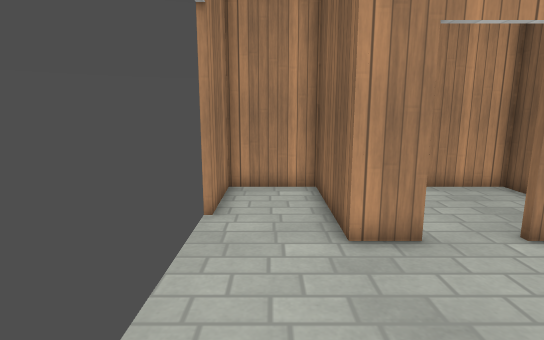
[1] (above)

14 first-person views from a walk through a level from a Godot 3-D game. The camera is 1.4 m above the floor, tilts 10° down and sees 80° across. The floor is counted in squares, 0.5 m on a side. Each view is taken from the middle of a square. On the plan, view 1 faces up. The plan holds only what a view shows up to about 20 squares ahead; the rest is blank. Surface patterns are stand-ins for the level's own textures.

[2]
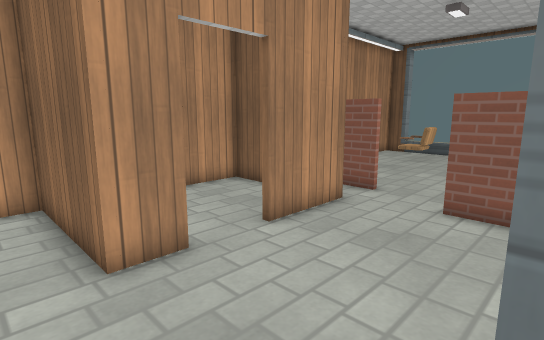

[3]
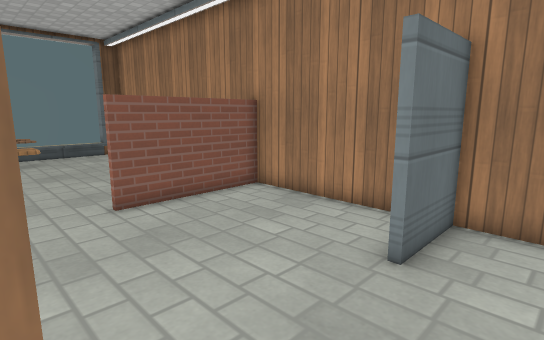

[4]
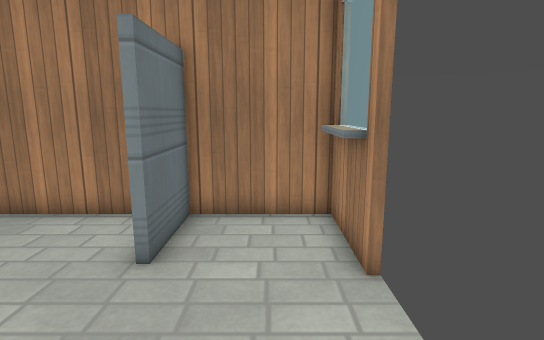

[5]
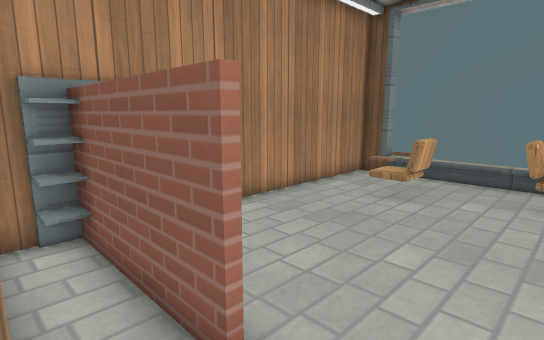

[6]
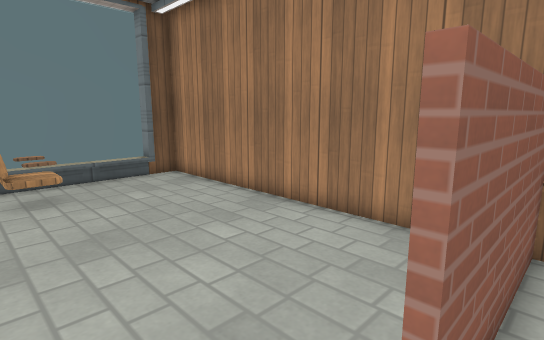

[7]
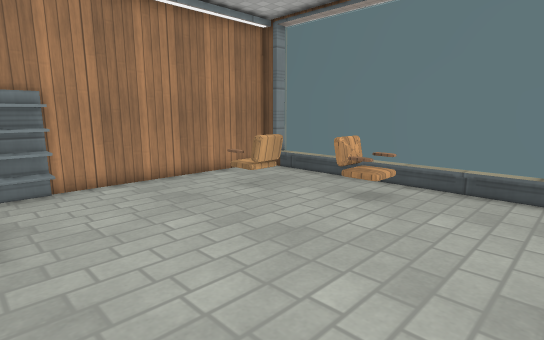

[8]
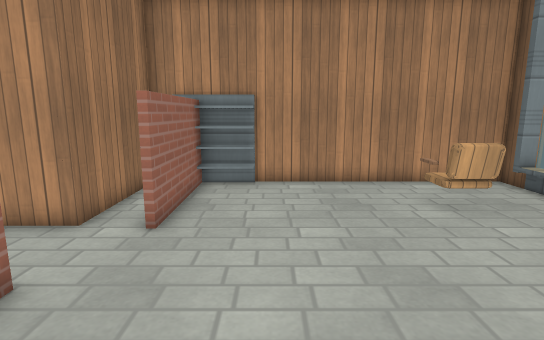

[9]
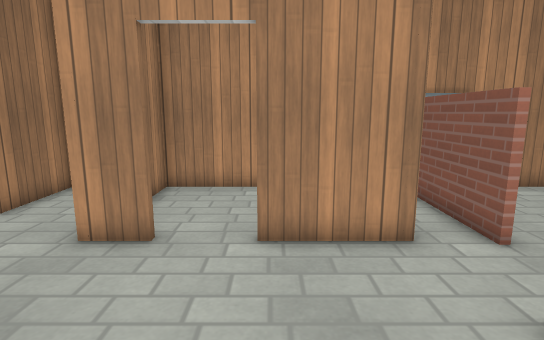

[10]
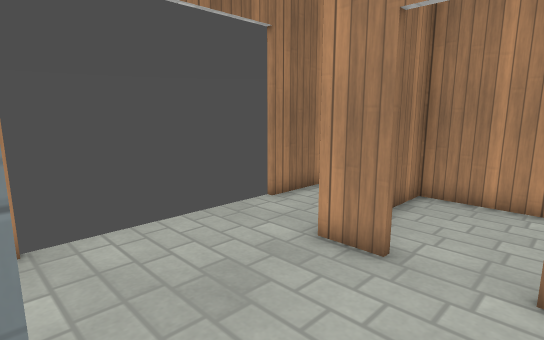

[11]
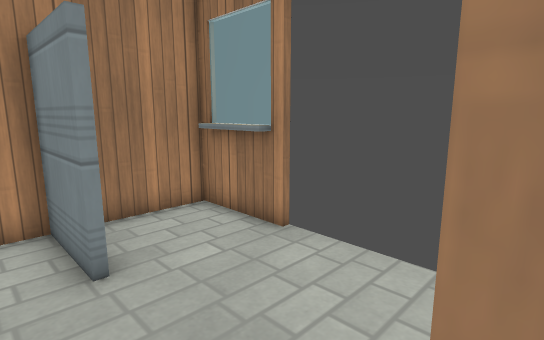

[12]
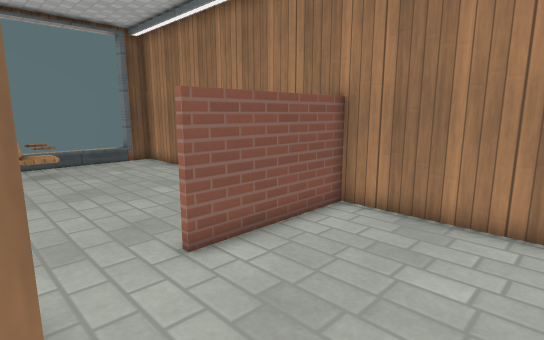

[13]
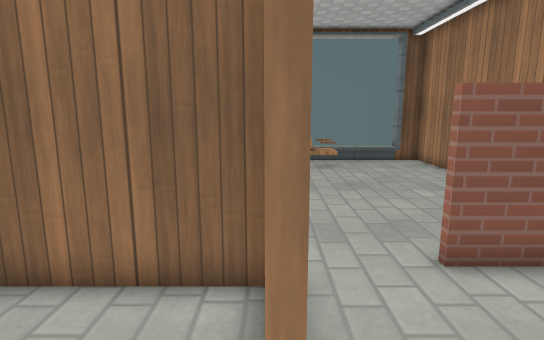

[14]
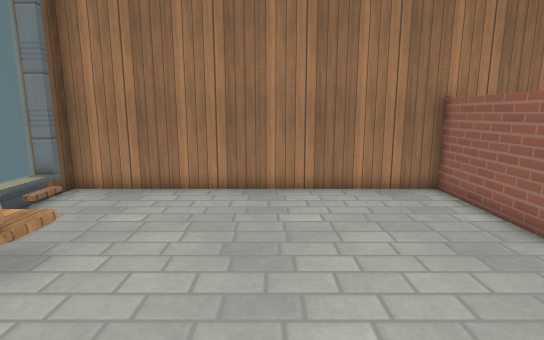

### Floor plan
Key: @ floor where view 1 was taken; # wall or solid block; x gap in a wall; . floor; C chair; O other object.
Columns run from 2 left of view 1 to 24 right of it. Each row starts with its distance up from view 1.
 12 ##############O############
 11 #...#......#O#OO.........##
 10 #...#......#.#...........O
  9 x...#......#.#.......OO..O
  8  ...#......#.#.......CC..O
  7  ...##..####.#...........O
  6  ........................O
  5  .....................COCO
  4  .....................CO.O
  3  ...........#............O
  2  ...........#............O
  1 ##..##......#............O
  0 ##@.##......#............##
 -1  #..##......#............##
 -2  ##########################

Where each view was taken, in squares from view 1:
view 1: 0 up, 0 right, facing up
view 2: 1 up, 0 right, facing up-right
view 3: 7 up, 0 right, facing down-right
view 4: 7 up, 0 right, facing down
view 5: 4 up, 9 right, facing up-right
view 6: 6 up, 9 right, facing down-right
view 7: 1 down, 11 right, facing up-right
view 8: 1 down, 14 right, facing up
view 9: 0 up, 6 right, facing up
view 10: 1 up, 6 right, facing up-left
view 11: 7 up, 4 right, facing down-left
view 12: 7 up, 4 right, facing down-right
view 13: 7 up, 4 right, facing right
view 14: 10 up, 16 right, facing down
